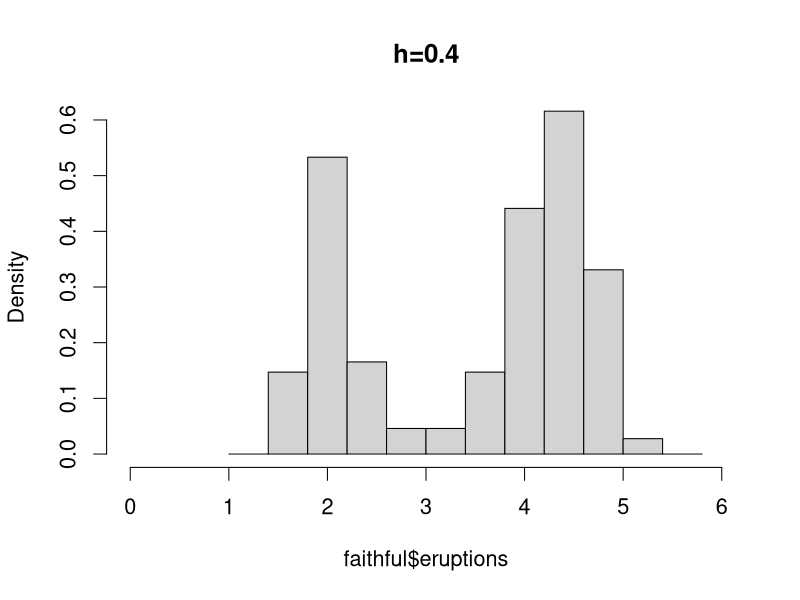
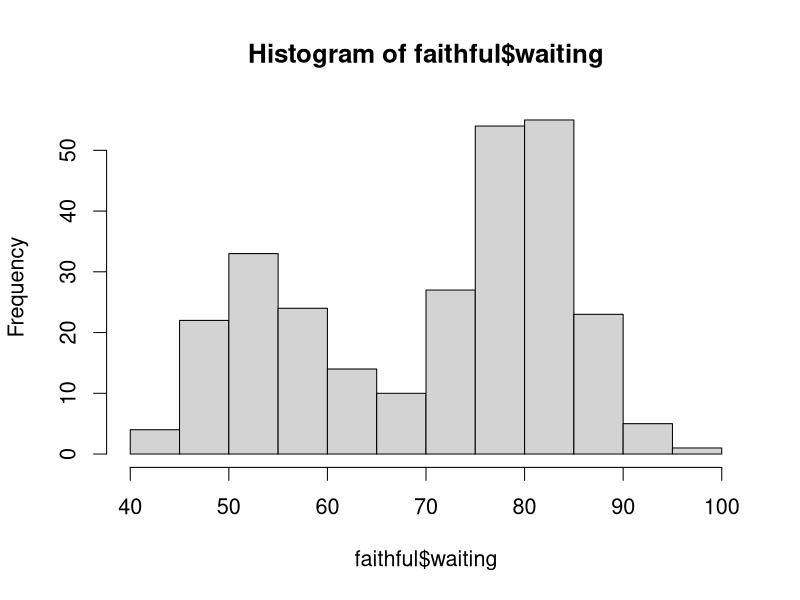
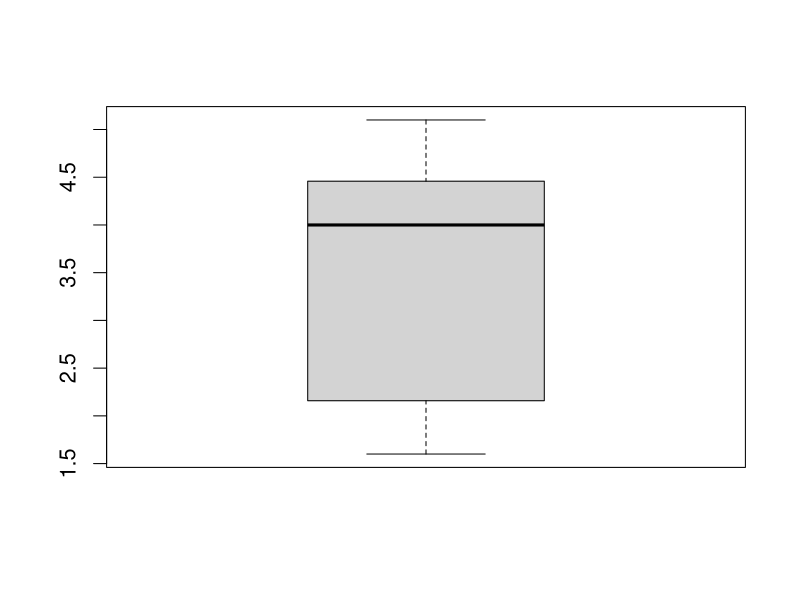
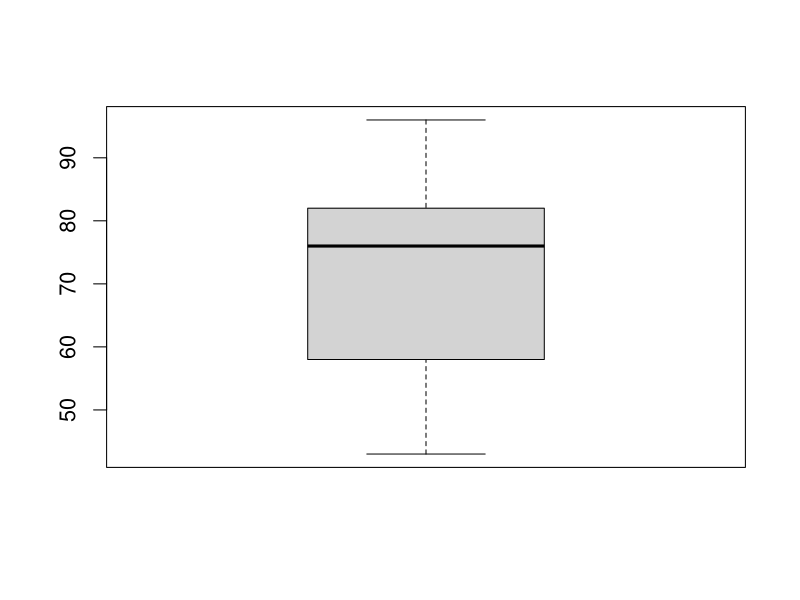

The R source for these figures, in order:
# 데이터
# 연속 vs 이산
# 
# 이산은
# 계수(counting) vs 범주(categorical)
# 
# 범주
# nominal(명목형-성별) vs ordinal(순서형-나이대별)


data(iris)


table(iris$Species)
tabulate(iris$Species)


par(cex=1.3) #plot의 상대적인 크기



data(faithful)

edge1<-seq(from=1, to=6, by=0.4)
hist(faithful$eruptions, breaks=edge1, freq=F,xlim=c(0,6), ylim=c(0,0.6),main='h=0.4')
hist(faithful$waiting)


# right = F default = T이다. 이건 히스토그램에서 (1,2], (2,3] 같이 경계값들은
# 왼쪽으로 떨어지거나 오른쪽으로 떨어지게 조절

# 히스토그램 확장한 방법 -> non prarmetic 비모수
# ASH방법이 또 잇는데 (i,j] j값을 조절하는 거.


# dencity로 하면 되지.
# 줄기잎은 데이터 많을 땐 못하고 좀 없을때 쓰자.

# 2차원자료정리.
# contingency table 2차원 분할표
#독립성검정
#동질성검정의 경우 1차원 일 때!

#plot에서 type = 'n'은 아무것도 안나오게 하는거.
#point에서 lwd=2는 점 크기.

# tidyverse라는 사이트가 있는데 여기에 dplyr 과 ggplot 등이 있음

# estimatior 과 estimate 가 다르다.
# estimate 다 더해서 n으로 나누는 기능을 하는 애, estimatior는 그 값.

# 사분위수의 경우 이상값의 영향을 잘 받지 않는다. 백분위수도 마찬가지.

# 표본의 범위 x(n) - x(1) 맥시멈-미니멈 ()는 index를 대부분 뜻함.

# range함수는 자동으로 R[2], R[1] 맥시멈, 미니멈 구해준다.

# quantile 0.1, 0.3, 0.25, 원하는 %타입 을 지정.

# 5개 통계치 최솟값 1분위수 중앙값 3분위수 최대값.

boxplot(faithful$eruptions)
boxplot(faithful$waiting)


# 왜도와 첨도.

# 왜도의 경우 데이터가 찌그러진정도 세제곱이 양, 0, 음으로 판단(치우침)

# 정률추정법으로(estimate) 추정한 시그마^2 기준에 따라서 어떤애들이 좋은지 
# 뭐..그런 기준이 있다.


# 왼쪽으로 치우친 애들은 음의 값을 갖고 오른쪽으로 치우친 애들은 양의 값을 갖는다.

# 첨도는 꼬리부분이 얼마나 두꺼운지를 나타난다.
# 보험같은경우.. 태풍 or 극단적인 상황 이런 데이터는 끝의 데이터가 유지.
# 테일이 두껍다.. 그런게 있는지를 판단.
# 정규분포를 기준으로 한다. 3이면 정규분포이다.

# t분포는 정규분포보다 tail 이 두껍다. 즉 양수가 나온다.


# 선형의 관계가 아니면 상관관계로 보는것이 적절하지 않을 수 있다.

# 상관관계가 없다고 상관성이 전혀 없다고 보는건 옳지 않다.



















